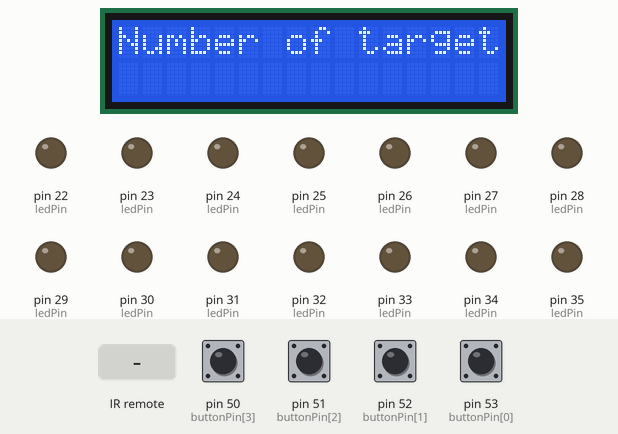
Simulated run of this sketch. Board: Arduino Mega 2560, built with avr-gcc and run on an emulated ATmega2560. On the bench: 16×2 character LCD, output pins drawn as LEDs (lit = HIGH). Inputs (shaded band) come from the test bench; at power-on: pin 50 (buttonPin[3]), pin 51 (buttonPin[2]), pin 52 (buttonPin[1]), pin 53 (buttonPin[0]) HIGH. Random numbers use the default seed unless the sketch sets one.

Above: at 1.2 s.
1.3 s: infrared code 0xFF30CF received
At 3.6 s:
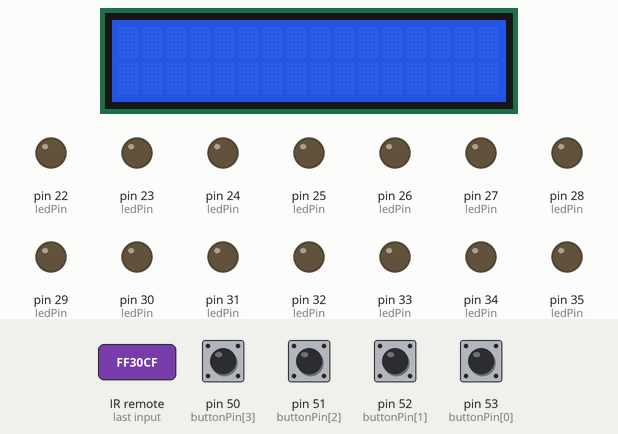
4.3 s: infrared code 0xFF18E7 received
At 5.5 s:
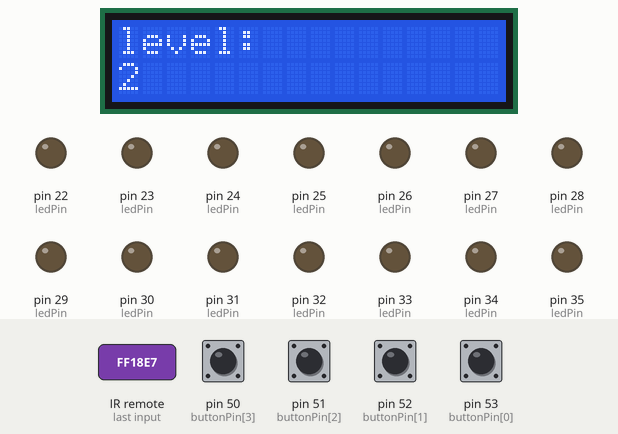
At 7.1 s:
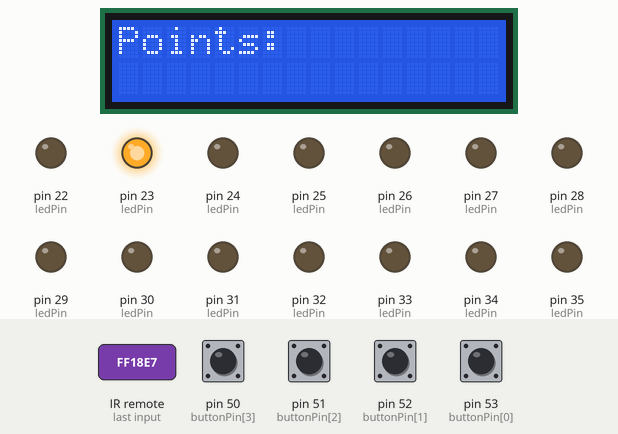
Timing chart, 0 to 20.1 s (numbered marks = the images above; inputs shaded):
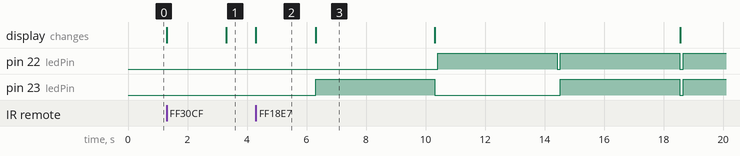

The sketch:

TargetShootingGame.ino
```cpp
// Metamorphs
// 2022.12.20
// Automatic shoot stand with many targets.
// if green led, it's a friendly target, you will loose points.
// if it's red, it's an ennemy, shoot it !
// you will have different level and target

// library
#include <LiquidCrystal.h>
#include "IRremote.h"

/*-----( Declare objects )-----*/
// pin definition
LiquidCrystal lcd(7, 8, 9, 10, 11, 12); // Lcd for score. will change with a BLE for a phone app

int ledPin[10][2] = {{22, 23},{24, 25},{26, 27},{28, 29},{30, 31},{32, 33},{34, 35},{36, 37},{38, 39},{40, 41}}; // Pin of led. {target1:{green_led,red_led}, target2:{...}}

int buttonPin[10] = {53,52,51,50,49,48,47,46,45,44}; // pin of button. first pin is for the first targer, (ex: pin 50 is for the target with led pin 22 and 23 ...)

int receiver = 13; // Signal Pin of IR receiver to Arduino Digital Pin 11
IRrecv irrecv(receiver);     // create instance of 'irrecv'
decode_results results;      // create instance of 'decode_results'

// value definition
int points; //points
int targetNumberOn[50]; // first target
int ledNumberOn[50]; // led of the first target (green or red)
bool step[50]; // bool to know if you shoot in the target for the first target

bool alreadyUsed;


void setup()
// setup function
{
  lcd.begin(16, 2); // set up the LCD's number of columns and rows:
  // set all ledPin to be outputs
  for (int target=0; target<10; target++) {
    for (int led=0; led<2; led++) {
      pinMode(ledPin[target][led], OUTPUT);
    }
  }
  // set all buttonPint to be Input_pullup
  for (int target=0; target<10; target++) {
    pinMode(buttonPin[target], INPUT_PULLUP);
  }
  irrecv.enableIRIn(); //start IR receptor
}

void clean_screen()
// clean screen function
{
  lcd.setCursor(0, 0);
  lcd.print("                                         ");
  lcd.setCursor(0, 1);
  lcd.print("                                         ");
}

void loop()
// main menu function
{
  bool level = false; // if level is set
  bool target = false; // if number of target is set
  int numberLevel = 999; // level
  int numberTarget = 0; // number of target
  points = 0; // your points

  //prepare screen
  lcd.clear();
  lcd.setCursor(0, 0);
  lcd.print("Number of target:");

  //wait a command for asking number of target connected to the arduino
  while (target == false){
    if (irrecv.decode(&results)){
      lcd.setCursor(0, 0);
      switch(results.value){
      case 0xFF30CF:
        numberTarget = 1;
        lcd.setCursor(0, 1);
        lcd.print("1");
        target = true;
        break;
      case 0xFF18E7:
        numberTarget = 2;
        lcd.setCursor(0, 1);
        lcd.print("2");
        target = true;
        break;
      case 0xFF7A85:
        numberTarget = 3;
        lcd.setCursor(0, 1);
        lcd.print("3");
        target = true;
        break;
      case 0xFF10EF:
        numberTarget = 4;
        lcd.setCursor(0, 1);
        lcd.print("4");
        target = true;
        break;
      }
      irrecv.resume();
    }
  }
  delay(2000);
  lcd.clear();

  //wait a command for the level
  while (level == false){
    if (irrecv.decode(&results)){
      lcd.setCursor(0, 0);
      lcd.print("level:");
      switch(results.value){
      case 0xFF6897:
        numberLevel = 0;
        lcd.setCursor(0, 1);
        lcd.print("0");
        level = true;
        break;
      case 0xFF30CF:
        numberLevel = 1;
        lcd.setCursor(0, 1);
        lcd.print("1");
        level = true;
        break;
      case 0xFF18E7:
        numberLevel = 2;
        lcd.setCursor(0, 1);
        lcd.print("2");
        level = true;
        break;
      case 0xFF7A85:
        numberLevel = 3;
        lcd.setCursor(0, 1);
        lcd.print("3");
        level = true;
        break;
      case 0xFF10EF:
        numberLevel = 4;
        lcd.setCursor(0, 1);
        lcd.print("4");
        level = true;
        break;
      }
      irrecv.resume();
    }
  }
  delay(2000);
  start(numberLevel, numberTarget);
}


void start(int level, int target)
//start game function
{
  bool setOff = false;

  lcd.clear();
  lcd.setCursor(0, 0);
  lcd.print("Points:");// Print a message to the LCD.

  //infinite loop while button off of the ir receiver is not pushed
  while (setOff == false){
    // for level 0 only red led can be on and after it pushed, another target will spawn
    if (level == 0)
    {
      int targetAloneOn = random(target);
      bool stepAlone = false;

      digitalWrite(ledPin[targetAloneOn][1], HIGH);

      //check if you shoot on target
      while (stepAlone == false || digitalRead(buttonPin[targetAloneOn]) == LOW){
        // if button of this target is pushed, attribuate points
        if (digitalRead(buttonPin[targetAloneOn]) == LOW && stepAlone == false){
          stepAlone = true;
          points = points + 10;
          digitalWrite(ledPin[targetAloneOn][1], LOW);
        }
        // if another button is pushed, you loosing points
        for (int enum_target=0; enum_target<target; enum_target++){
          alreadyUsed = false;
          if (enum_target == targetAloneOn){
            alreadyUsed = true;
          }
          if (alreadyUsed == false) {
            if (digitalRead(buttonPin[enum_target]) == LOW){
              while (digitalRead(buttonPin[enum_target]) == LOW){
              }
              points = points - 5;
            }
          }
        }
      }
      // and set off lights
      digitalWrite(ledPin[targetAloneOn][1], LOW);
    }

    //that part is for target with green and red light with on or more target at same time
    else
    {
      //déclare "target" nombre aléatoire de variable non similaire pour définir quel cible va s'allumer ou pas
      int myH1[target];
      for (int i = 0; i<target; i++){
        myH1[i] = i;
      }
      int count = sizeof myH1 / sizeof myH1[0];
      for (int i = 0; i < level; i++) {
        int index = random(count);   // Random integer from 0 to count-1
        targetNumberOn[i] = myH1[index];
        myH1[index] = myH1[count-1];
        count--;
        step[i] = false;
        ledNumberOn[i] = random(2);
      }

      long delta = 4000-points*2; // more you have points, more speedrate will be
      unsigned long t0  = millis(); // actual time

      //light 1 led for 2 différents target
      for (int val=0; val<level; val++){
        digitalWrite(ledPin[targetNumberOn[val]][ledNumberOn[val]], HIGH);
      }

      //check button during this delta. after that, points will be attribuate and light will be off, then start again...
      while (millis() - t0 < delta){
        //boucle for avec x et y
        // if button of this target is pushed, attribuate points
        for (int val=0; val<level; val++){
          if (digitalRead(buttonPin[targetNumberOn[val]]) == LOW && step[val] == false){
            step[val] = true;
            // if it was green... sorry
            if (ledNumberOn[val] == 0){
              points = points - 15;
            }
            else{
              points = points + 10;
            }
            digitalWrite(ledPin[targetNumberOn[val]][ledNumberOn[val]], LOW);
          }
        }

        // if another button is pushed, you loosing points
        for (int enum_target=0; enum_target<4; enum_target++){
          alreadyUsed = false;
          for (int enum_on=0; enum_on<level; enum_on++){
            if (enum_target == targetNumberOn[enum_on]){
              alreadyUsed = true;
            }
          }
          if (alreadyUsed == false) {
            if (digitalRead(buttonPin[enum_target]) == LOW){
              while (digitalRead(buttonPin[enum_target]) == LOW){
              }
              points = points - 5;
            }
          }
        }
      }

      // then distribuate points if not touch
      for (int enum_on=0; enum_on<level; enum_on++){
        if (ledNumberOn[enum_on] == 1 && step[enum_on] == false){
          points = points - 5;
        }
      }

      // and set off lights
      for (int enum_on=0; enum_on<level; enum_on++){
        digitalWrite(ledPin[targetNumberOn[enum_on]][ledNumberOn[enum_on]], LOW);
      }
    }
    lcd.clear();
    lcd.setCursor(0, 0);
    lcd.print("points:");
    lcd.setCursor(0, 1);
    lcd.print(points);
    delay(100);

    if (irrecv.decode(&results)){ //rajouter le mode pause pour voir les points
      if (results.value == 0xFFA25D){
        setOff = true;
      }
      irrecv.resume();
    }
  }
}
```

Measured:
- after the input at 1.3 s, the display: first changes at once (image 1 shows a later state)
- after the input at 4.3 s, pin 22 (ledPin): alternates HIGH for 4.0 s and LOW for 0.10 s, starting after 6.1 s; pin 23 (ledPin): goes HIGH 4.0 s, LOW 4.2 s, HIGH 4.0 s, LOW 0.10 s, then HIGH, starting after 2.0 s; the display: changes at once (image 2)
- what the display in image 2 shows lasts 2.0 s, from 4.3 s to 6.3 s
